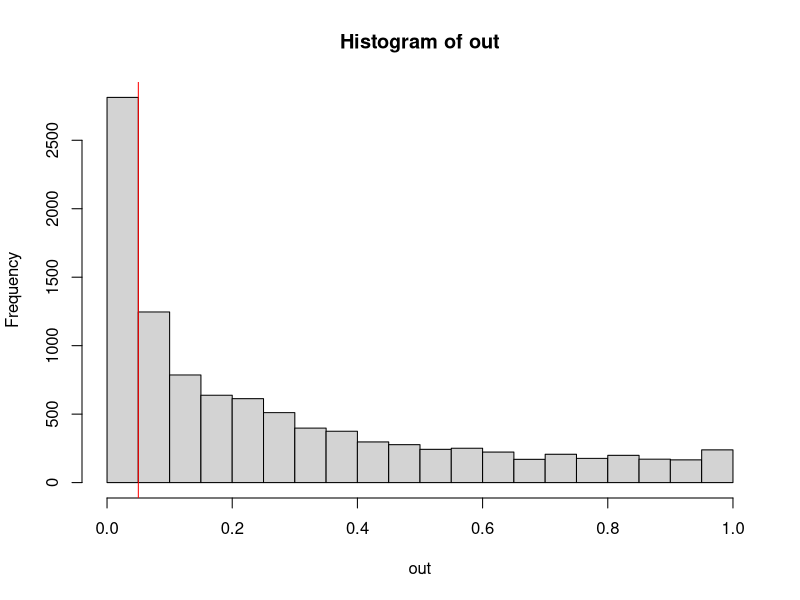

This chart was generated by the following R code:
simfun <- function(n1=25, n2=n1, mu1=5, mu2=mu1) {
  x1 <- rexp(n1, 1/mu1)
  x2 <- rexp(n2, 1/mu2)
  wilcox.test(x1,x2)$p.value
}

out <- replicate(10000, simfun(mu1=5,mu2=8))
hist(out)
abline(v=0.05,col='red')
mean(out <= 0.05)
